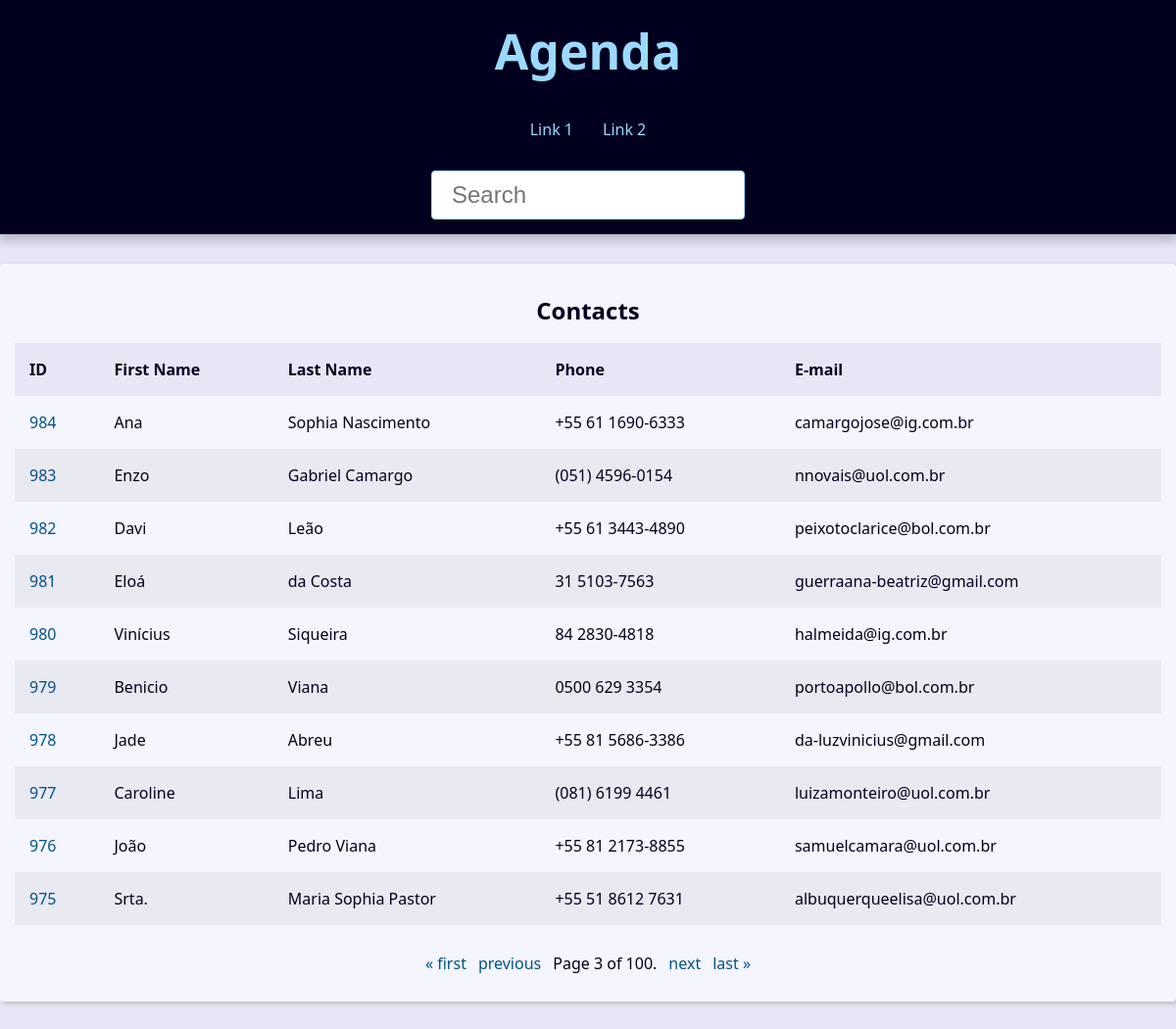
The app's page /?page=3&q= with its own data.
### contact/models.py (models this page shows, shortened)
class Contact(models.Model):
    first_name = models.CharField(max_length=50)
    last_name = models.CharField(max_length=50, blank=True)
    phone = models.CharField(max_length=50)
    email = models.EmailField(max_length=254, blank=True)
    created_date = models.DateTimeField(default=timezone.now)
    description = models.TextField(blank=True)
    show = models.BooleanField(default=True)
    picture = models.ImageField(blank=True, upload_to="pictures/%Y/%m/")
    category = models.ForeignKey(
        Category, on_delete=models.SET_NULL, blank=True, null=True
    )
    owner = models.ForeignKey(User, on_delete=models.SET_NULL, blank=True, null=True)

### contact/views/contact_views.py (the view)
# urls.py: path("", views.index, name="index"),
def index(request):
    contacts = Contact.objects.filter(show=True).order_by("-id")
    paginator = Paginator(contacts, 10)
    page_number = request.GET.get("page")
    page_obj = paginator.get_page(page_number)
    context = {
        "page_obj": page_obj,
        "site_title": "Contatos - ",
    }
    return render(request, "contact/index.html", context)

### contact/templates/contact/index.html
{% extends 'global/base.html' %}
{% block content %}
{% if page_obj %}
<div class="responsive-table">
    <table class="contacts-table">
        <caption class="table-caption ">
            Contacts
        </caption>
        <thead>
            <tr class="table-row table-row-header">
                <th class="table-header">ID</th>
                <th class="table-header">First Name</th>
                <th class="table-header">Last Name</th>
                <th class="table-header">Phone</th>
                <th class="table-header">E-mail</th>
            </tr>
        </thead>
        <tbody>
            {% for contact in page_obj %}
            <tr class="table-row">
                <td class="table-cel">
                    <a class="table-link" href="{% url 'contact:contact' contact.id %}">
                        {{ contact.id }}
                    </a>
                </td>
                <td class="table-cel">
                    {{ contact.first_name }}
                </td>
                <td class="table-cel">
                    {{ contact.last_name }}
                </td>
                <td class="table-cel">
                    {{ contact.phone }}
                </td>
                <td class="table-cel">
                    {{ contact.email }}
                </td>
            </tr>
            {% endfor %}
        </tbody>
    </table>
</div>
{% else %}
<div class="single-contact">
    <h1 class="single-contact-name">
        Nenhum contato encontrado.
    </h1>
</div>
{% endif %}
{% endblock content %}

### base_static/global/css/style.css (style rules this page uses)
:root { --spacing: 1.5rem; --link-dark-color: rgb(0, 83, 134); --link-light-color: rgb(156, 217, 255); --clr-white: rgb(245, 245, 255); --clr-black: rgb(0, 0, 30); --clr-light-gray: rgb(230, 230, 245); --clr-dark-shadow-5: rgba(0, 0, 10, 5%); --clr-dark-shadow-10: rgba(0, 0, 10, 10%); --clr-dark-shadow-20: rgba(0, 0, 10, 20%); --clr-light-shadow-5: rgba(200, 200, 255, 5%); --clr-light-shadow-10: rgba(200, 200, 255, 10%); --clr-light-shadow-20: rgba(200, 200, 255, 20%); --main-page-width: 120rem; --table-min-width: 60rem; --biggest-font-size: 5rem; --bigger-font-size: 4rem; --big-font-size: 3.2rem; --medium-font-size: 2.4rem; --small-font-size: 1.6rem; --smaller-font-size: 1.4rem; --smallest-font-size: 1.2rem; --transition-fast: 300ms; --transition-medium: 600ms; --transition-slow: 1s; --default-border-radius: 4px; }
*, *::before, *::after { margin: 0; padding: 0; box-sizing: border-box; }
html { font-size: 62.5%; }
body { font-family: system-ui, -apple-system, BlinkMacSystemFont, "Segoe UI", Roboto, Oxygen, Ubuntu, Cantarell, "Open Sans", "Helvetica Neue", sans-serif; line-height: 1.5; font-size: var(--small-font-size); color: var(--clr-black); -webkit-font-smoothing: antialiased; background: var(--clr-light-gray); }
.responsive-table { width: 100%; overflow-x: auto; }
.contacts-table { width: 100%; min-width: var(--table-min-width); border-collapse: collapse; }
.table-caption { font-size: var(--medium-font-size); font-weight: bold; padding: var(--spacing); }
.table-row { text-align: left; text-overflow: ellipsis; transition: background-color var(--transition-fast) ease-in-out; }
.table-row:nth-of-type(2n) { background: var(--clr-dark-shadow-5); }
.table-row-header { background: var(--clr-light-gray); color: var(--clr-black); }
.table-cel, .table-header { padding: var(--spacing); }
.table-link { color: var(--link-dark-color); transition: color var(--transition-fast) ease-in-out; text-decoration: none; }

### records on screen
Contact: id "984", first_name "Ana", last_name "Sophia Nascimento", phone "+55 61 1690-6333", email "camargojose@ig.com.br"
Contact: id "983", first_name "Enzo", last_name "Gabriel Camargo", phone "(051) 4596-0154", email "nnovais@uol.com.br"
Contact: id "982", first_name "Davi", last_name "Leão", phone "+55 61 3443-4890", email "peixotoclarice@bol.com.br"
Contact: id "981", first_name "Eloá", last_name "da Costa", phone "31 5103-7563", email "guerraana-beatriz@gmail.com"
Contact: id "980", first_name "Vinícius", last_name "Siqueira", phone "84 2830-4818", email "halmeida@ig.com.br"
Contact: id "979", first_name "Benicio", last_name "Viana", phone "0500 629 3354", email "portoapollo@bol.com.br"
Contact: id "978", first_name "Jade", last_name "Abreu", phone "+55 81 5686-3386", email "da-luzvinicius@gmail.com"
Contact: id "977", first_name "Caroline", last_name "Lima", phone "(081) 6199 4461", email "luizamonteiro@uol.com.br"
Contact: id "976", first_name "João", last_name "Pedro Viana", phone "+55 81 2173-8855", email "samuelcamara@uol.com.br"
Contact: id "975", first_name "Srta.", last_name "Maria Sophia Pastor", phone "+55 51 8612 7631", email "albuquerqueelisa@uol.com.br"

### other values on screen
{{ page_obj.number }} "3"
{{ page_obj.paginator.num_pages }} "100"
